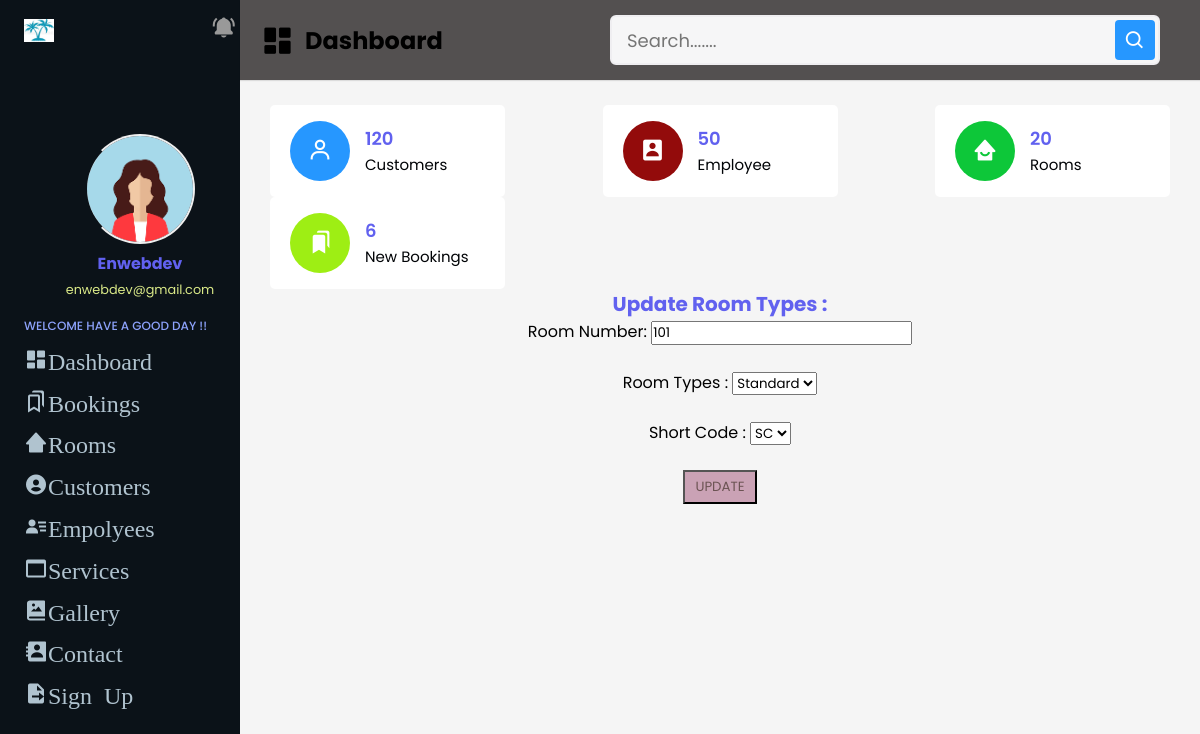
The page /admin/rupdate.php?room_no=101 (signed in) on the database its author committed.
### tables this page shows
CREATE TABLE `rooms` (
  `room_no` int(11) NOT NULL,
  `r_type` varchar(50) NOT NULL,
  `s_code` varchar(10) NOT NULL
);

### admin/rupdate.php (the view, shortened to what this page needs)
<?php
  require('inc/db_config.php');
  $room_no=$_GET['room_no'];
  $sql ="SELECT  * FROM rooms where room_no=$room_no";
  $res = mysqli_query($con,$sql);
  $row=mysqli_fetch_assoc($res);
?>
<!DOCTYPE html>
 <html lang="en">
   <head>
    <?php
    require('inc/links.php')
    ?>
  </head>
  <body class="bg-light">
      <?php require('inc/header.php');?>
           <div class="content">
              <center>
                 <h3><u>Update Room Types  : </u></h3>
                 <form method="POST">
                      <div class="row">
                      <label for="room_no">Room Number:</label>
                     <input type="number" value="<?php echo $row ['room_no']?>"  name="room_no" placeholder="Your Room Number..">  <br><br>
                   <label for="r_type">Room Types :</label>
                     <select value="<?php echo $row ['r_type']?>" name="r_type" placeholder="Your Room Types...">
                   <option value="standard">Standard</option>
               </select><br><br>
                  <label for="s_code">Short Code :</label>
                    <select value="<?php echo $row ['s_code']?>" name="s_code" placeholder="Your Short Code...">
                      <option value="sc">SC</option>
                      </select><br><br>
                      <input type="submit" class="btn btn-dark shadow-none text-center" name="update_btn" value="UPDATE"></input>  <br><br> <br>
                    </div>
                      </div>
   </body>
 </html>

### admin/style.css (style rules this page uses)
:root { --main:orange; --bg:#0B1218; --bg-body:#131D28; }
* { margin: 0; padding: 0; text-decoration: none; list-style-type: none; box-sizing: border-box; font-family: 'Poppins' ,sans-serif; }
h3 { font-size: 20px; color: rgb(97, 97, 239); }
.btn { background:rgb(202, 162, 181); color: rgb(107, 83, 83); padding: 5px 10px; text-align: center; }

### admin/rupdate.php (style rules this page uses)
* { margin: 0; padding: 0; box-sizing: border-box; font-family: 'Poppins', sans-serif; }

### rows shown on the page
rooms: room_no "101", r_type "Standard", s_code "SC"
